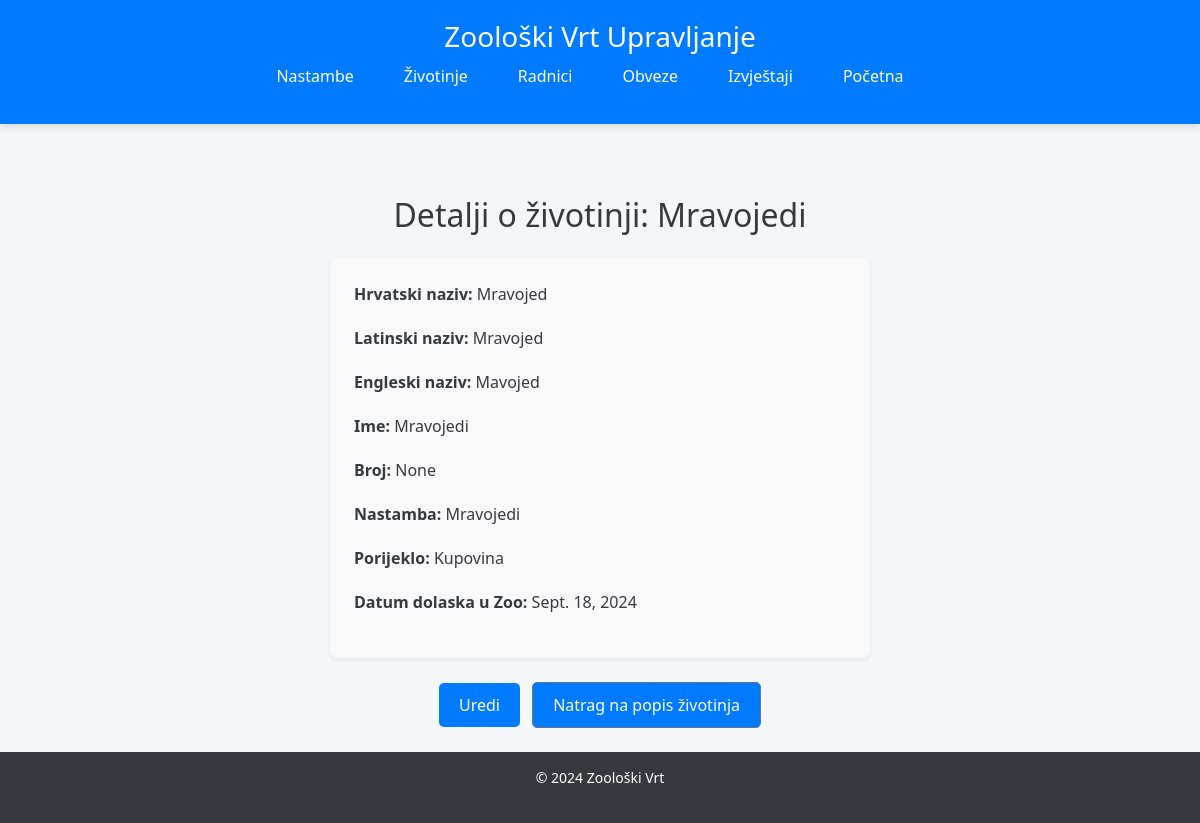
The app's page /zooloski/zivotinje/2/, older data.
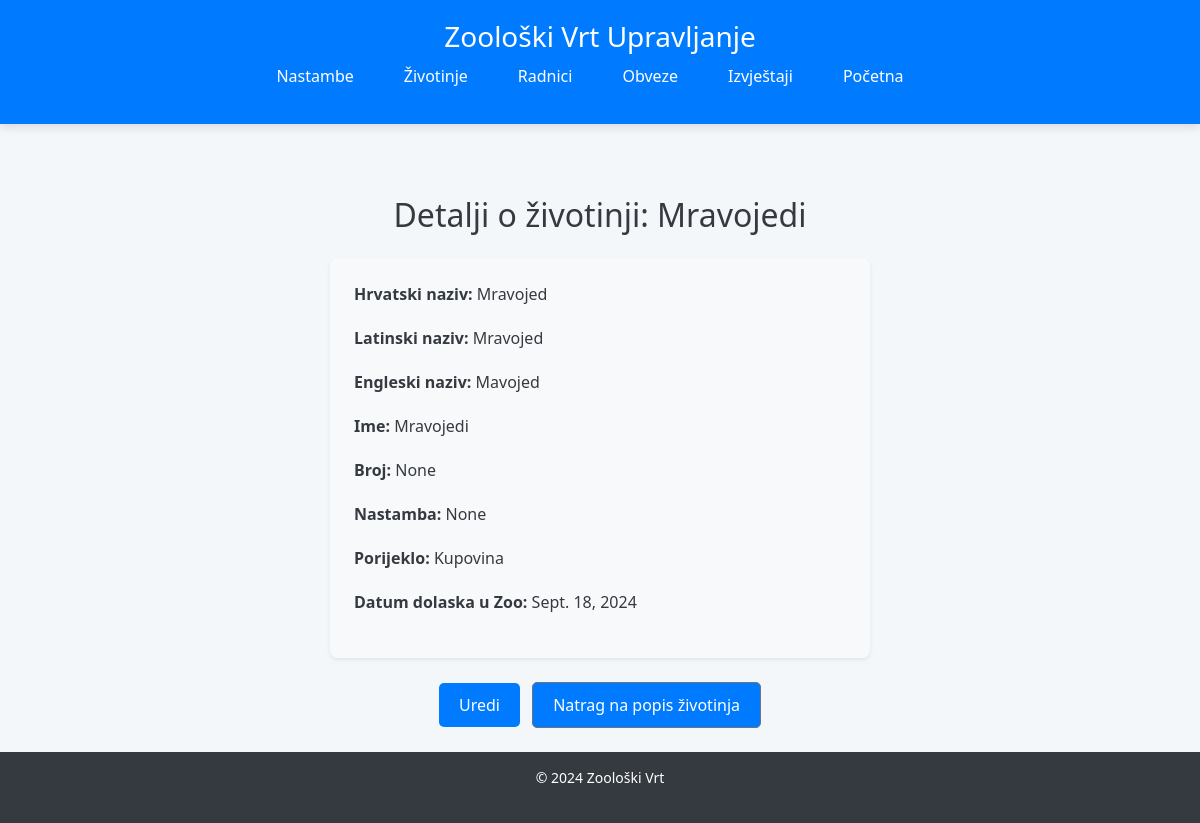
The same page, newer data.
### Zooloski/models.py (models this page shows, shortened)
class Zivotinja(models.Model):
    class Meta:
        verbose_name = "Zivotinja"
        verbose_name_plural = "Zivotinje"
    hrvatski_naziv = models.CharField(max_length=255)
    latinski_naziv = models.CharField(max_length=255)
    engleski_naziv = models.CharField(max_length=255)
    ime = models.CharField(max_length=255, blank=True, null=True)
    broj = models.IntegerField(blank=True, null=True)  # for group animals
    nastamba = models.ForeignKey(Nastamba, on_delete=models.SET_NULL, null=True)
    porijeklo = models.CharField(max_length=50, choices=[
        ('Kupovina', 'Kupovina'),
        ('Donacija', 'Donacija'),
        ('Rođenje', 'Rođenje'),
    ])
    datum_nastanka = models.DateField()
    arhiviran = models.BooleanField(default=False)  # for archived animals (dead)

class Nastamba(models.Model):
    class Meta:
        verbose_name = "Nastamba"
        verbose_name_plural = "Nastambe"
    BROJ_CHOICES = [
        ('Mračna', 'Mračna'),
        ('Grijana', 'Grijana'),
        ('Osunčana', 'Osunčana'),
    ]
    id = models.AutoField(primary_key=True)
    vrsta = models.CharField(max_length=50, choices=BROJ_CHOICES)
    ime = models.CharField(max_length=100, blank=True, null=True)  # Opcionalno
    centralna_tocka_lat = models.FloatField()  # Latitude kao decimalna vrijednost
    centralna_tocka_lng = models.FloatField()  # Longitude kao decimalna vrijednost
    opis = models.TextField(blank=True, null=True)  # Možeš koristiti opisni tekst umjesto geometrije
    biljke = models.TextField(blank=True, null=True)
    stabla = models.TextField(blank=True, null=True)
    sekundarne_zivotinje = models.TextField(blank=True, null=True)
    evidencija_prisutnosti = models.BooleanField(default=False)  # Prisutnost slučajno/namjerno
    je_aktivna = models.BooleanField(default=True)
    def __str__(self):
        return self.ime or f'Nastamba {self.broj}'

### Zooloski/views.py (the view)
# urls.py: path('zivotinje/<int:id>/', views.zivotinja_detail, name='zivotinja_detail'),
def zivotinja_detail(request, id):
    zivotinja = get_object_or_404(Zivotinja, id=id)
    return render(request, 'zivotinja_detail.html', {'zivotinja': zivotinja})

### Zooloski/templates/zivotinja_detail.html (shortened to what this page needs)
{% extends 'base.html' %}
{% block content %}
<div class="container mt-5">
    <h2 class="text-center mb-4">Detalji o životinji: {{ zivotinja.ime }}</h2>
    <div class="card p-4 shadow-sm">
        <p><strong>Hrvatski naziv:</strong> {{ zivotinja.hrvatski_naziv }}</p>
        <p><strong>Latinski naziv:</strong> {{ zivotinja.latinski_naziv }}</p>
        <p><strong>Engleski naziv:</strong> {{ zivotinja.engleski_naziv }}</p>
        <p><strong>Ime:</strong> {{ zivotinja.ime }}</p>
        <p><strong>Broj:</strong> {{ zivotinja.broj }}</p>
        <p><strong>Nastamba:</strong> {{ zivotinja.nastamba }}</p>
        <p><strong>Porijeklo:</strong> {{ zivotinja.porijeklo }}</p>
        <p><strong>Datum dolaska u Zoo:</strong> {{ zivotinja.datum_nastanka }}</p>
    </div>
    <div class="text-center mt-4">
        <a href="{% url 'zivotinja_update' zivotinja.id %}" class="btn btn-warning">Uredi</a>
        <a href="{% url 'zivotinja_list' %}" class="btn btn-secondary ml-2">Natrag na popis životinja</a>
    </div>
</div>
{% endblock %}

Row changes from the older to the newer data that the page shows:
changed Zivotinja "Mravojedi": nastamba "Mravojedi" → "None"
